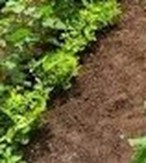
#> input picture 1C.jpg, 146 x 163 px, found by its file name
$ python q10.py
#> lines starting #> are read from the running program, lines starting #| are printed output that depends on the picture; after the words box and inside, x2 and y2 are one past the last pixel; in counts of white or black regions, pixels touching at a corner belong together
import cv2 as cv
import numpy as np
import matplotlib.pyplot as plt
from sklearn.linear_model import RANSACRegressor

img = cv.imread(r"D:\Assignment 2\ET3112_Assignment02\1C.jpg", cv.IMREAD_GRAYSCALE)
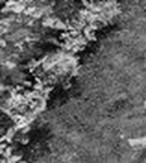
#> img: shape (163, 146); min 0, max 242, mean 98.5
edges = cv.Canny(img, 550, 690)
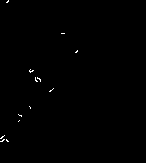
#> edges: shape (163, 146); 0.31% white in thin lines or dots, all inside (x1, y1, x2, y2) = (0, 0, 78, 142)

indices = np.where(edges != [0])
#> indices = 73 positions, rows 0 to 141, columns 0 to 77
x = indices[1]
#> x = 73 values, max 77 at index 9, min 0 at index 59, mean 28.68
y = indices[0]
#> y = 73 values from 0 to 141

# RANSAC
x_reshaped = x.reshape(-1, 1)
#> x_reshaped has the same summary as x

ransac = RANSACRegressor()
ransac.fit(x_reshaped, y)

y_ransac = ransac.predict(x_reshaped)
#> y_ransac = 73 values, max 144.3 at index 59, min 4.24 at index 9, mean 92.12

# Get slope & intercept
m_ransac = ransac.estimator_.coef_[0]
c_ransac = ransac.estimator_.intercept_

# Equation
eq = f"y = {m_ransac:.3f}x + {c_ransac:.3f}"

# Plot
plt.figure(figsize=(6,6))
plt.scatter(x, y, s=1, label="Data Points")
plt.plot(x, y_ransac, color='orange', label=eq)

plt.legend()
plt.title("RANSAC Fit")
plt.gca().invert_yaxis()
plt.show()
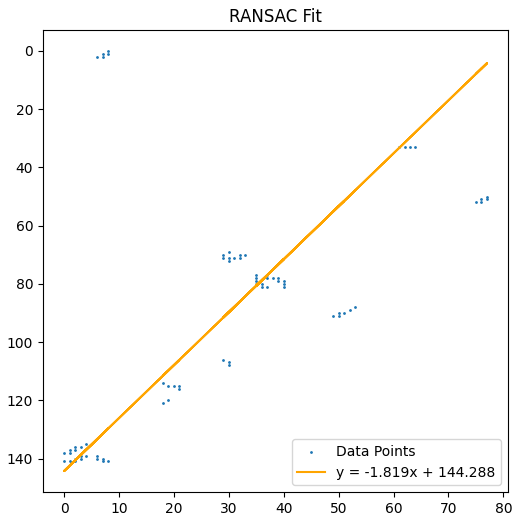
#> figure drawn by matplotlib, 1 panel

$ run again, with 1(a).png saved as 1C.jpg
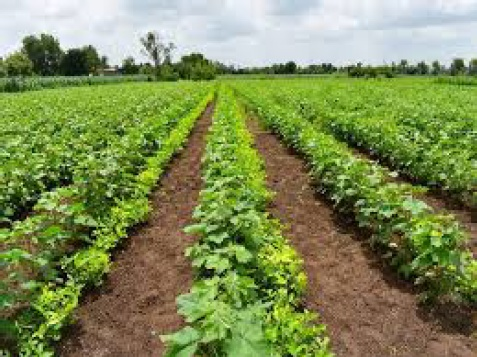
#> input picture 1(a).png, 477 x 357 px, found by its file name
#> `edges = cv.Canny(img, 550, 690)`:
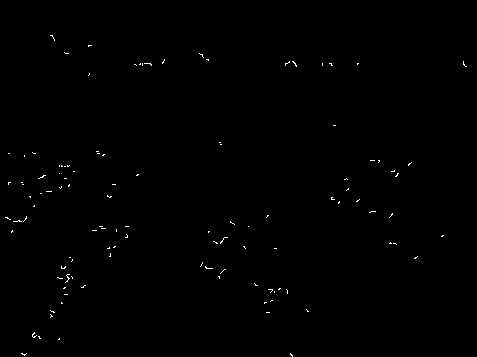
#> edges: shape (357, 477); 0.32% white in thin lines or dots, all inside (x1, y1, x2, y2) = (5, 35, 467, 357)
#> indices = 544 positions, rows 35 to 356, columns 5 to 466
#> x = 544 values, max 466 at index 91, min 5 at index 260, mean 175.7
#> y = 544 values from 35 to 356
#> x_reshaped has the same summary as x
#> y_ransac = 544 values, max 232.1 at index 260, min 215.2 at index 91, mean 225.9
#> `plt.show()`:
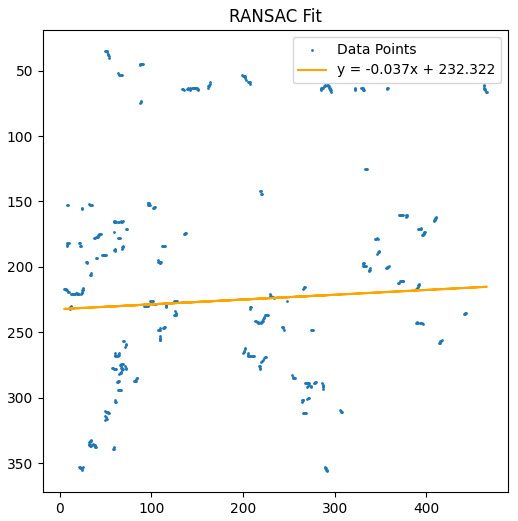
#> figure drawn by matplotlib, 1 panel
